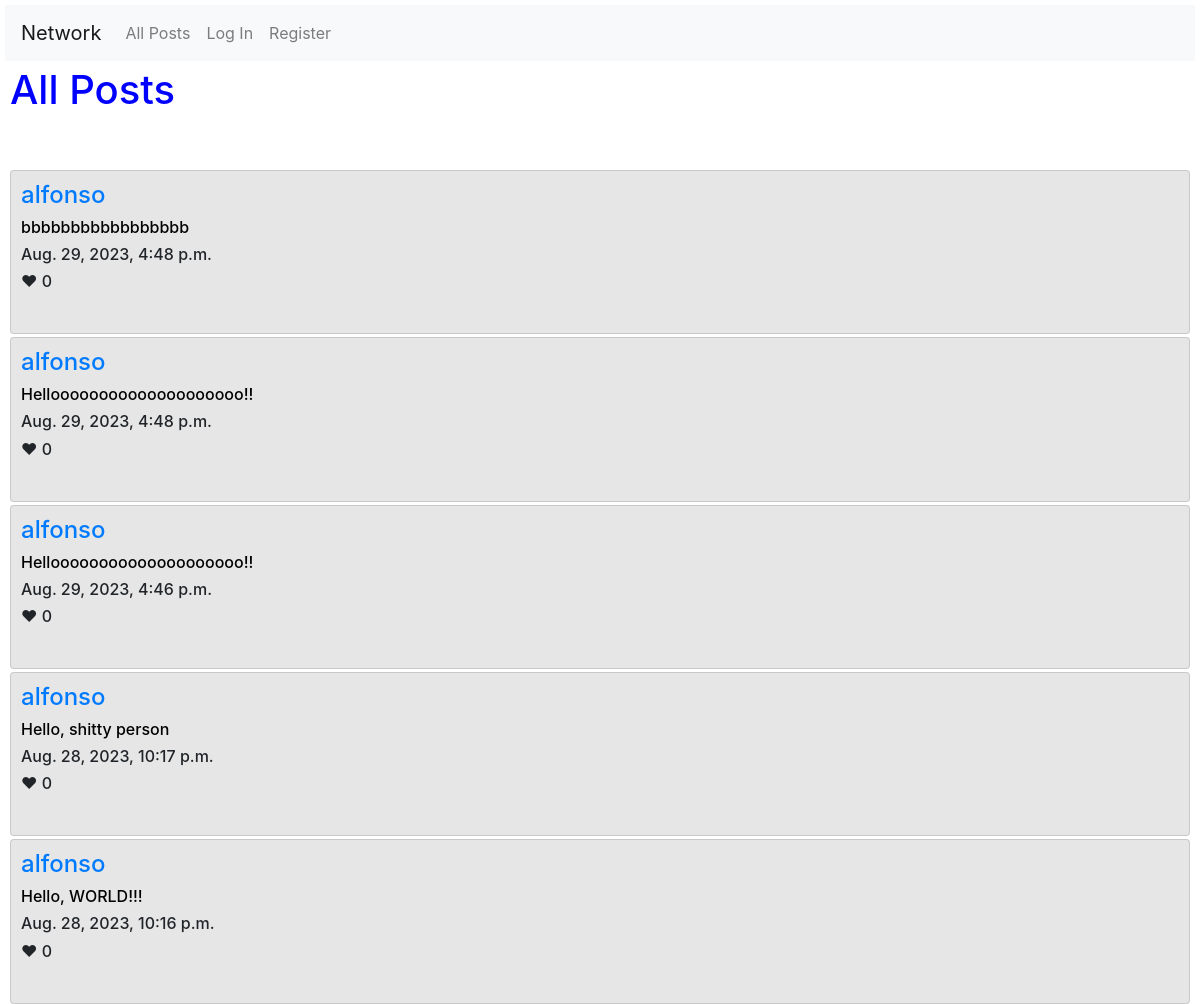
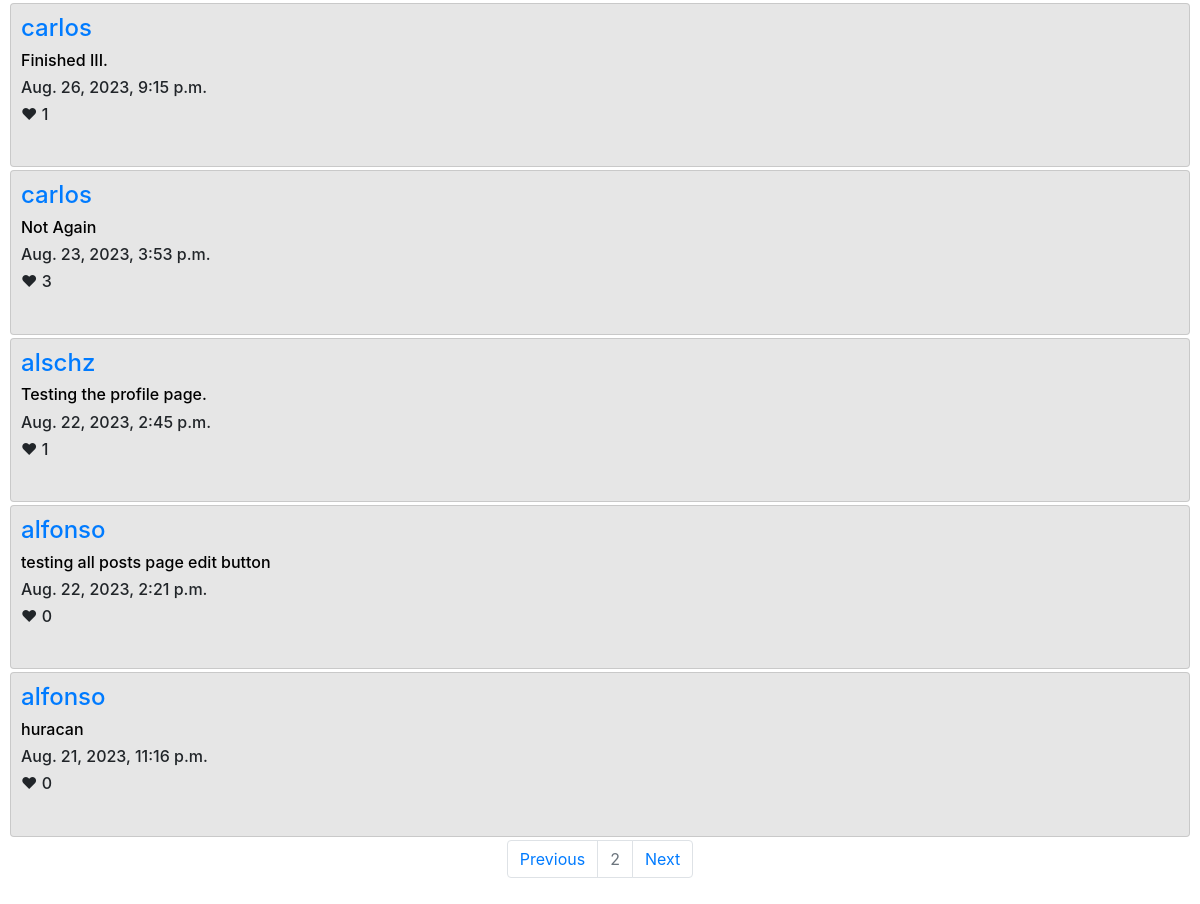
Screenshot of /?page=2 with the database file from the repository (2 pictures, top to bottom).
### network/models.py (models this page shows, shortened)
class Post(models.Model):
    user = models.ForeignKey(User, on_delete=models.CASCADE, related_name="poster")
    content = models.TextField(max_length=180, null=False)
    timestamp = models.DateTimeField(auto_now_add=True)
    like = models.IntegerField(default=0)

class User(AbstractUser):
    pass

### network/views.py (the view, shortened to what this page needs)
# urls.py: path("", views.index, name="index"),
def index(request):
    all_posts = Post.objects.all().order_by("-timestamp")
    posts = []
    for i in range(0, len(all_posts)):
        posts.append(all_posts[i])
    posts.sort(key=lambda post: post.id, reverse=True)
    paginator = Paginator(posts, 10)
    page_number = request.GET.get("page")
    page_obj = paginator.get_page(page_number)
    likes = UserLike.objects.filter(user_id=request.user.id)
    liked_posts = []
    for i in range(0, len(likes)):
        for j in range(0, len(posts)):
            if likes[i].post_like == posts[j]:
                liked_posts.append(posts[j])
    return render(request, "network/index.html",
                  {"posts": page_obj,
                   "likes": liked_posts,
                   })

### network/templates/network/index.html (shortened to what this page needs)
{% extends "network/layout.html" %}
{% block body %}
    <h1>All Posts</h1>
    <br>
    <br>
    {% for post in posts %}
        <div class="card">
            <h4><a href="{% url 'profile' post.user %}">{{post.user}}</a></h4>
            <div id="post_{{post.id}}">
                <h6><a id="anchor_{{post.id}}" class="anchor_content" href="{% url 'post_page' post.id %}">{{post.content}}</a></h6>
                <h6> {{post.timestamp}} </h6>
                <h6 id="like_{{post.id}}">&#10084; {{post.like}}</h6>
                <br>
            </div>
        </div>
    {% endfor %}
    <nav aria-label="Page navigation example">
        <ul class="pagination justify-content-center">
        {% if posts.has_previous %}
            <li class="page-item">
            <a class="page-link" href="?page=1">Previous</a>
            </li>
        {% endif %}
            <li class="page-item disabled"><a class="page-link" href="#">{{posts.number}}</a></li>
        {% if posts.has_next %}
            <li class="page-item">
            <a class="page-link" href="?page={{ posts.next_page_number }}">Next</a>
            </li>
        {% endif %}
        </ul>
    </nav>
{% endblock %}

### network/static/network/styles.css (style rules this page uses)
h1 { color: blue; }
.card { padding: 10px; background-color: rgb(230, 230, 230); margin-bottom: 3px; }
body, #block-body { padding: 5px; }
.anchor_content { text-decoration: none; color: black; }

### rows the page displays
Post: user "alfonso", content "bbbbbbbbbbbbbbbbb", timestamp "Aug. 29, 2023, 4:48 p.m.", like "0"
Post: user "alfonso", content "Helloooooooooooooooooooo!!", timestamp "Aug. 29, 2023, 4:48 p.m.", like "0"
Post: user "alfonso", content "Helloooooooooooooooooooo!!", timestamp "Aug. 29, 2023, 4:46 p.m.", like "0"
Post: user "alfonso", content "Hello, shitty person", timestamp "Aug. 28, 2023, 10:17 p.m.", like "0"
Post: user "alfonso", content "Hello, WORLD!!!", timestamp "Aug. 28, 2023, 10:16 p.m.", like "0"
Post: user "carlos", content "Finished III.", timestamp "Aug. 26, 2023, 9:15 p.m.", like "1"
Post: user "carlos", content "Not Again", timestamp "Aug. 23, 2023, 3:53 p.m.", like "3"
Post: user "alschz", content "Testing the profile page.", timestamp "Aug. 22, 2023, 2:45 p.m.", like "1"
Post: user "alfonso", content "testing all posts page edit button", timestamp "Aug. 22, 2023, 2:21 p.m.", like "0"
Post: user "alfonso", content "huracan", timestamp "Aug. 21, 2023, 11:16 p.m.", like "0"

### other values shown
{{ posts.number }} "2"
